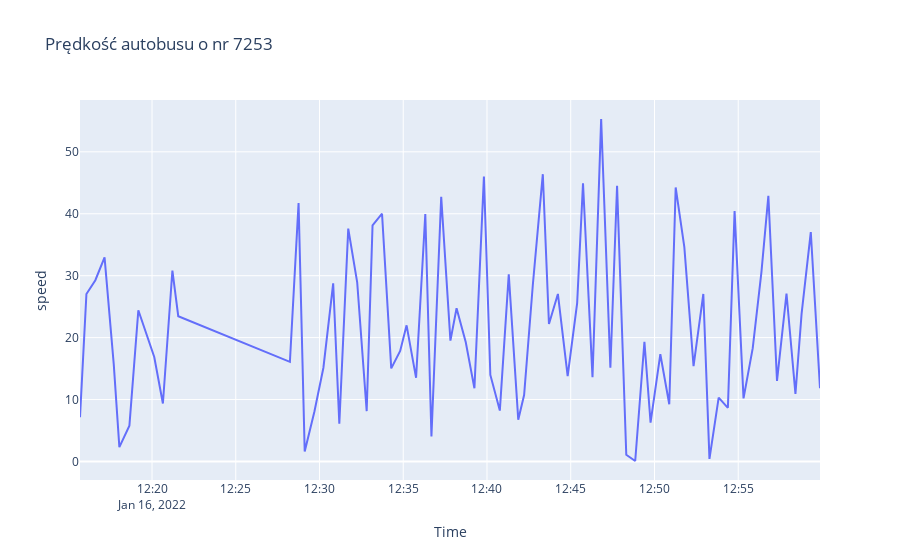

This figure's notebook cell:
### Code cell
bus_data = read_df(f'bus_{bus_num}_route',ref_date)

px.line(bus_data,x='Time',y='speed',title=f"Prędkość autobusu o nr {bus_num}")
